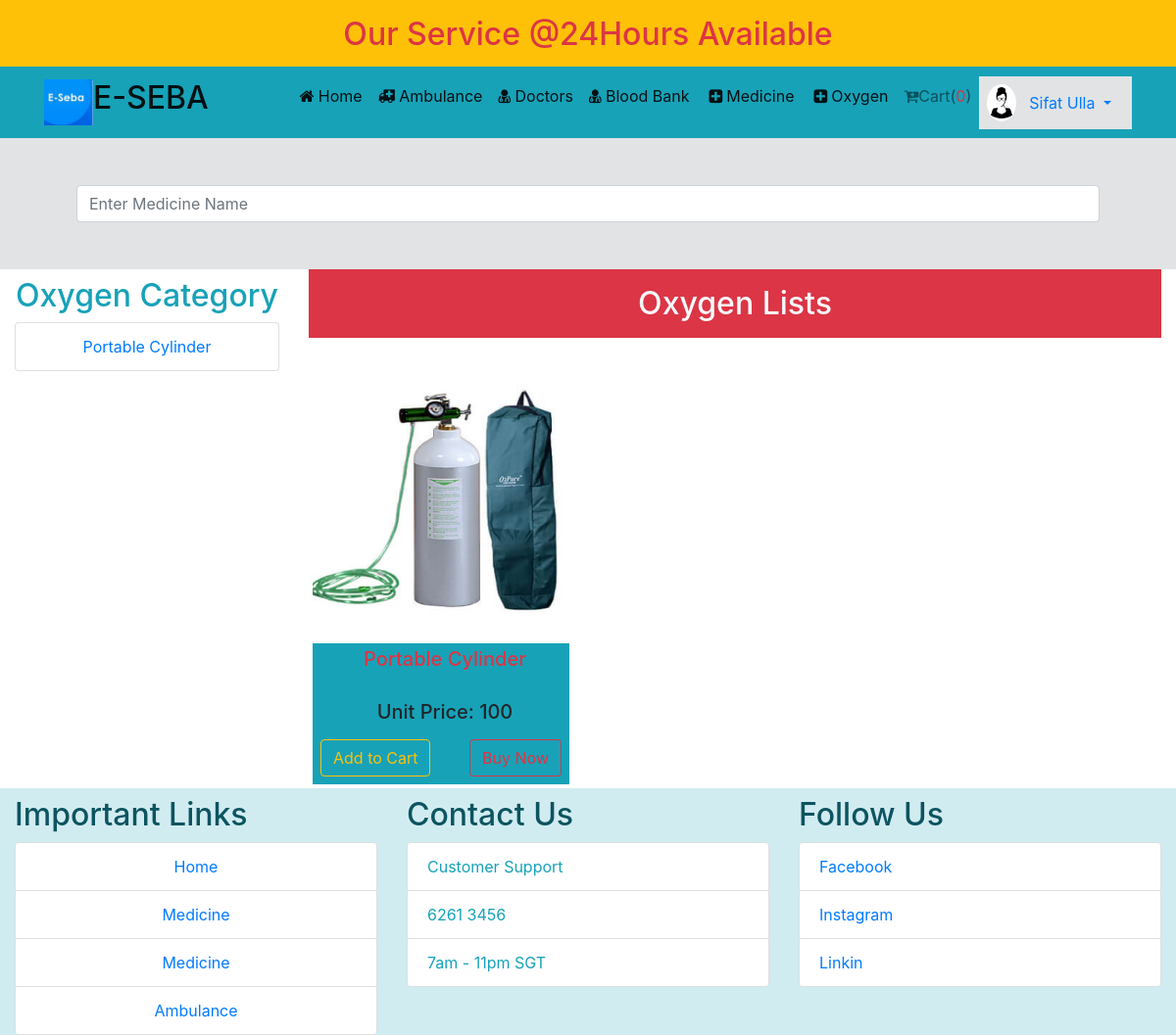
Page /specificoxygenlist.php?oxygen=6 (signed in) on the committed database.
### tables this page shows
CREATE TABLE `cylinder_type` (
  `type_id` int(11) NOT NULL,
  `cylinder_name` varchar(200) NOT NULL,
  `seller_id` int(11) NOT NULL
);

CREATE TABLE `cylinder` (
  `cylinder_id` int(11) NOT NULL,
  `name` varchar(200) NOT NULL,
  `cylinder_type` int(11) NOT NULL,
  `cylinder_price` int(11) NOT NULL,
  `img` varchar(200) NOT NULL
);

### classes/Oxygen.php (called while the page is built, shortened)
<?php
 $filepath = realpath(dirname(__FILE__));
 include_once ($filepath.'/../lib/Database.php');
class Oxygen
{
	private $db;
	function __construct(){
		$this->db = new Database();
	}
	function getcylinderByName($pharid){
		$sql ='SELECT * FROM cylinder WHERE cylinder_type="'.$pharid.'"';
		$fetchAll = $this->db->select($sql);
		return $fetchAll;
	}
	public function allCylinder(){
		$sql ='SELECT * FROM cylinder_type';
		$fetchAll = $this->db->select($sql);
		return $fetchAll;
	}
}

### lib/Database.php (called while the page is built, shortened)
<?php
Class Database{
	public $host   = DB_HOST;
	public $user   = DB_USER;
	public $pass   = DB_PASS;
	public $dbname = DB_NAME;
	public $link;
	private function connectDB(){
	$this->link = new mysqli($this->host, $this->user, $this->pass, $this->dbname);
 }
	public function select($query){
		$result = $this->link->query($query) or die($this->link->error.__LINE__);
		if($result->num_rows > 0){
			return $result;
		} else {
			return false;
		}
	}
}

### specificoxygenlist.php (the view)
<?php include "layout/header.php"; ?>
<section class="container-fluid alert-secondary">
	<div class="container p-5">
		<input type="text" id="search_meditext" class="form-control" name="" placeholder="Enter Medicine Name">
	</div>
</section>
<section class="container-fluid">
	<div class="row">
		<div class="col-md-3">
			<p class="h2 mt-2 text-center text-info">Oxygen Category</p>
			<ul class="list-group">
			 <?php
				$result = $Oxygen->allCylinder();
				if($result){
					while($value = $result->fetch_assoc()){
						echo ' <li class="list-group-item text-center"><a class="" href="specificoxygenlist.php?oxygen='.$value['type_id'].'">'.$value['cylinder_name'].'</a></li>';
					}
				}
			?>
			</ul>
		</div>
		<div class="col-md-9">
			<div class="">
				<h2 class="text-center text-light bg-danger p-3">Oxygen Lists</h2>
				<div class="row" id="">
				<?php
					$result = $Oxygen->getcylinderByName($_GET['oxygen']);
					if($result){
						while($row = $result->fetch_assoc()){
				?>
					<div class="col-lg-4">
						<div class="bg-info m-1">
							<img src="images/<?php echo $row['img']; ?>" style="width: 100%;height: 300px;">
							<h5 class="pl-2 pt-1 text-danger text-center" style="min-height:50px"><?php echo $row['name']; ?></h5>
							<h5 class="pl-2 text-center">Unit Price: <?php echo $row['cylinder_price']; ?></h5>
							<div class="d-flex justify-content-between p-2">
								<button class="btn btn-outline-warning mr-1 addtocartoxygen" id="<?php echo $row['cylinder_id']; ?>">Add to Cart</button>
								<a href="checkout.php?singleprice=<?php echo $row['cylinder_price']; ?>&mediid=<?php echo $row['cylinder_id'] ?>&type" class="btn btn-outline-danger">Buy Now</a>
							</div>
						</div>
					</div>
				<?php
						}
					}
				?>
			</div>
		</div>
	</div>
</section>
<?php include "layout/footer.php"; ?>

### rows in the picture
cylinder_type: cylinder_name "Portable Cylinder"
cylinder: img (picture), cylinder_price "100"

### other values in the picture
Session::get('cmrname') "Sifat Ulla"
